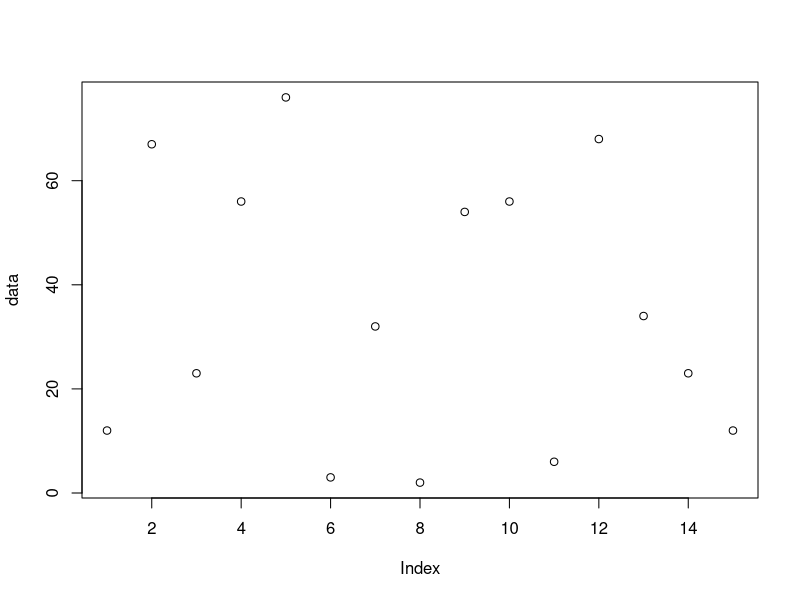

Source code (R):
## ---- chunk 1
library(tibble)
#| label: plot_completion_times
#| echo: false

data <- c(12,67,23,56,76,3,32,2,54,56,6,68,34,23,12)

plot(data)

## ---- chunk 2

